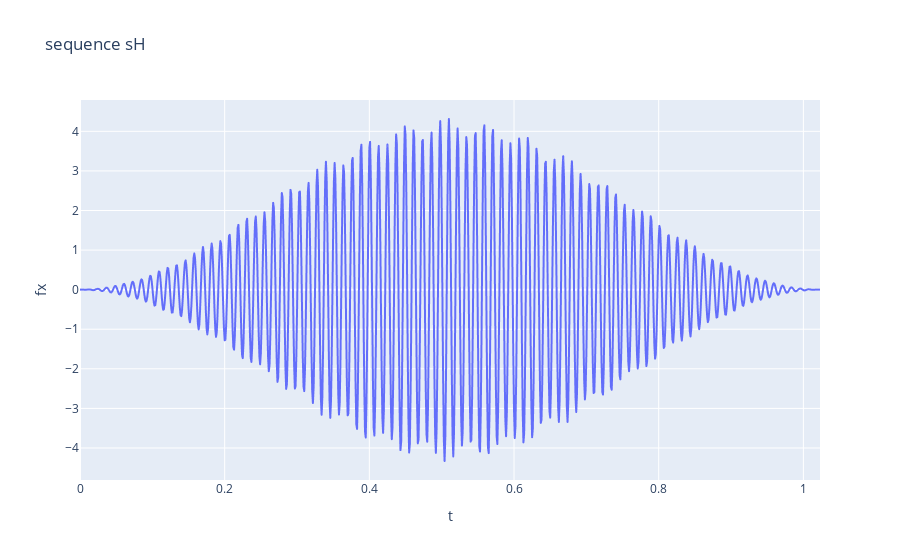
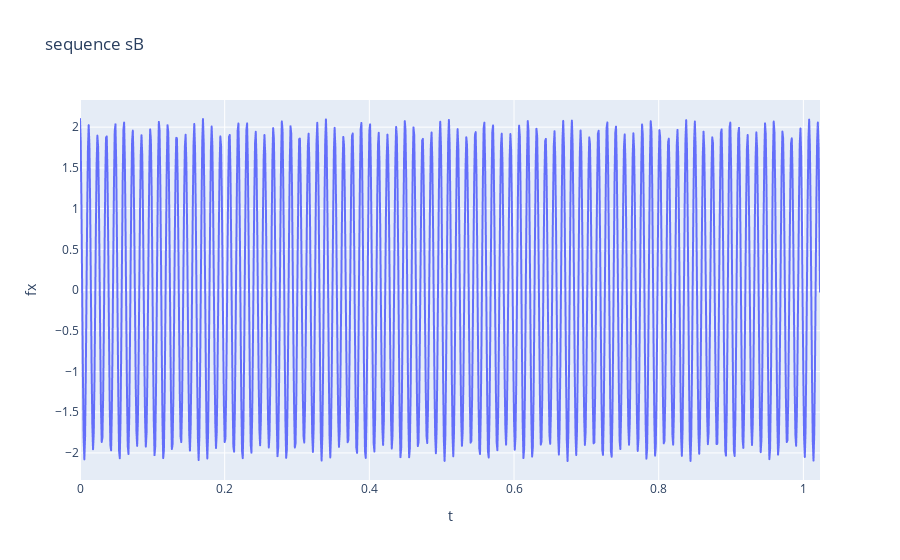

These figures' notebook cell, in order:
### Markdown cell above
5. Créer maintenant la séquence suivante :
- sB [k] = A1 cos(2πν1t) + A2 cos(2πν2t)
- avec νe = 1 kHz, A1 = 2, ν1 = 82.35 Hz, A2 = 0.1 ν2 = 100.15 Hz, et K = 256 points.
- Puis créer la séquence fenêtrée avec Hann :
- sH [k] = sB [k] · G · wH [k]

### Code cell
A1, A2 = 2, 0.1
nu1, nu2, nue = 82.35, 100.15, 1000
G = FAmpli
K = 256
N = 4*K
k = np.arange(0,N)
t = k/nue
#t = np.linspace(1,N, N)

sB = A1*np.cos(2*np.pi*nu1*t) + A2*np.cos(2*np.pi*nu2*t)
wH = signal.windows.hann(N)
sH = sB*G*wH
fig1 = px.line(x=t, y=sH, title='sequence sH', labels={'x':'t', 'y':'fx'}).show()

fig2 = px.line(x=t, y=sB, title='sequence sB', labels={'x':'t', 'y':'fx'}).show()

### Figure 1 — Plotly figure (JSON) as saved in the notebook; plotly's stock layout.template omitted (floating-point values rounded to 4 significant figures; data arrays with more than 128 entries replaced by an {"elided": "..."} marker saying what was removed)
{"data": [{"hovertemplate": "t=%{x}<br>fx=%{y}<extra></extra>", "legendgroup": "", "line": {"color": "#636efa", "dash": "solid"}, "marker": {"symbol": "circle"}, "mode": "lines", "name": "", "showlegend": false, "type": "scattergl", "x": {"elided": "1024 float values"}, "xaxis": "x", "y": {"elided": "1024 float values"}, "yaxis": "y"}], "layout": {"legend": {"tracegroupgap": 0}, "title": {"text": "sequence sH"}, "xaxis": {"anchor": "y", "domain": [0, 1], "title": {"text": "t"}}, "yaxis": {"anchor": "x", "domain": [0, 1], "title": {"text": "fx"}}}}

### Figure 2 — Plotly figure (JSON) as saved in the notebook; plotly's stock layout.template omitted (floating-point values rounded to 4 significant figures; data arrays with more than 128 entries replaced by an {"elided": "..."} marker saying what was removed)
{"data": [{"hovertemplate": "t=%{x}<br>fx=%{y}<extra></extra>", "legendgroup": "", "line": {"color": "#636efa", "dash": "solid"}, "marker": {"symbol": "circle"}, "mode": "lines", "name": "", "showlegend": false, "type": "scattergl", "x": {"elided": "1024 float values"}, "xaxis": "x", "y": {"elided": "1024 float values"}, "yaxis": "y"}], "layout": {"legend": {"tracegroupgap": 0}, "title": {"text": "sequence sB"}, "xaxis": {"anchor": "y", "domain": [0, 1], "title": {"text": "t"}}, "yaxis": {"anchor": "x", "domain": [0, 1], "title": {"text": "fx"}}}}
